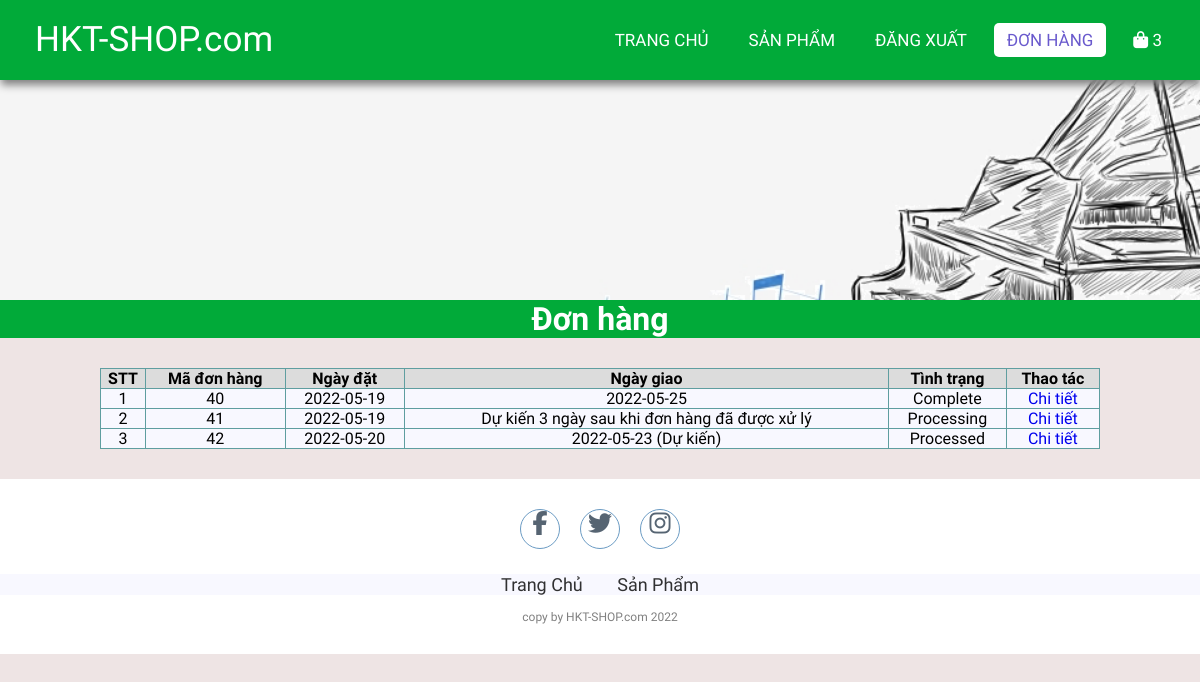
The page /order.php (signed in) on the database as committed earlier.
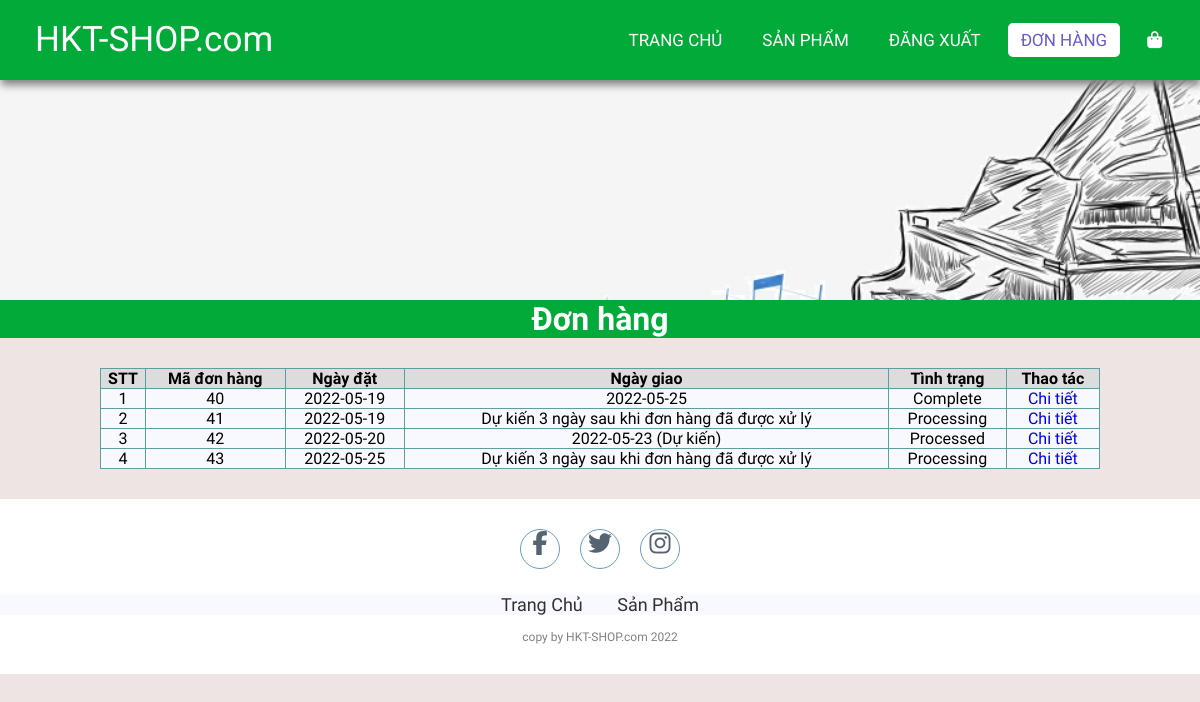
The same page on the database as committed later.
### tables this page shows
CREATE TABLE `orders` (
  `id` int(11) NOT NULL,
  `userId` int(11) NOT NULL,
  `createdDate` date NOT NULL,
  `receivedDate` date DEFAULT NULL,
  `status` varchar(20) NOT NULL
);

### lib/database.php (called while the page is built, shortened)
<?php
class Database extends PDO
{
  public $host   = DB_HOST;
  public $user   = DB_USER;
  public $pass   = DB_PASS;
  public $dbname = DB_NAME;
  public $link;
  private function connectDB()
  {
    $this->link = new mysqli(
      $this->host,
      $this->user,
      $this->pass,
      $this->dbname
    );
  }
  public function select($query)
  {
    $result = $this->link->query($query);
    if ($result->num_rows > 0) {
      return $result;
    } else {
      return false;
    }
  }
}

### lib/session.php (called while the page is built, shortened)
<?php
class Session
{
   public static function get($key)
   {
      if (isset($_SESSION[$key])) {
         return $_SESSION[$key];
      } else {
         return false;
      }
   }
}

### classes/cart.php (called while the page is built, shortened)
<?php
$filepath = realpath(dirname(__FILE__));
include_once($filepath . '/../lib/database.php');
include_once($filepath . '/../lib/session.php');
?>
<?php
class cart
{
    private $db;
    public function __construct()
    {
        $this->db = new Database();
    }
    public function getTotalQtyByUserId()
    {
        $userId = Session::get('userId');
        $query = "SELECT SUM(qty) as total FROM cart WHERE userId = '$userId' ";
        $mysqli_result = $this->db->select($query);
        if ($mysqli_result) {
            $result = mysqli_fetch_all($this->db->select($query), MYSQLI_ASSOC)[0];
            return $result;
        }
        return false;
    }
}
?>

### classes/order.php (called while the page is built, shortened)
<?php
$filepath = realpath(dirname(__FILE__));
include_once($filepath . '/../lib/database.php');
include_once($filepath . '/../lib/session.php');
include_once($filepath . '/../classes/cart.php');
?>
<?php
class order
{
    private $db;
    public function __construct()
    {
        $this->db = new Database();
    }
    public function getOrderByUser()
    {
        $userId = Session::get('userId');
        $query = "SELECT * FROM orders WHERE userId = '$userId' ";
        $mysqli_result = $this->db->select($query);
        if ($mysqli_result) {
            $result = mysqli_fetch_all($this->db->select($query), MYSQLI_ASSOC);
            return $result;
        }
        return false;
    }
}
?>

### order.php (the view, shortened to what the changed rows need)
<?php
include_once 'lib/session.php';
include 'classes/order.php';
include_once 'classes/cart.php';
$cart = new cart();
$totalQty = $cart->getTotalQtyByUserId();
$order = new order();
$result = $order->getOrderByUser();
?>
<!DOCTYPE html>
<html lang="en">
<head>
    <link rel="stylesheet" href="./css/style.css">
    <link rel="stylesheet" href="https://cdnjs.cloudflare.com/ajax/libs/font-awesome/5.15.4/css/all.min.css">
</head>
<body>
    <nav>
        <ul>
            <li>
                <a href="checkout.php">
                    <i class="fa fa-shopping-bag"></i>
                    <span class="sumItem">
                        <?= $totalQty['total'] ?>
                    </span>
                </a>
            </li>
        </ul>
    </nav>
    <div class="featuredProducts">
        <h1>Đơn hàng</h1>
    </div>
    <div class="container-single">
        <?php if ($result) { ?>
            <table class="order">
                <tr>
                    <th>STT</th>
                    <th>Mã đơn hàng</th>
                    <th>Ngày đặt</th>
                    <th>Ngày giao</th>
                    <th>Tình trạng</th>
                    <th>Thao tác</th>
                </tr>
                <?php $count = 1;
                foreach ($result as $key => $value) { ?>
                    <tr>
                        <td><?= $count++ ?></td>
                        <td><?= $value['id'] ?></td>
                        <td><?= $value['createdDate'] ?></td>
                        <td><?= ($value['status'] != "Processing") ? $value['receivedDate'] : "Dự kiến 3 ngày sau khi đơn hàng đã được xử lý" ?> <?=  ($value['status'] != "Complete" && $value['status'] != "Processing") ? "(Dự kiến)" : "" ?> </td>
                        <?php
                        if ($value['status'] == 'Delivering') { ?>
                            <td>
                                <a href="complete_order.php?orderId=<?= $value['id'] ?>">Đang giao (Click vào để xác nhận đã nhận)</a>
                            </td>
                            <td>
                                <a href="orderdetail.php?orderId=<?= $value['id'] ?>">Chi tiết</a>
                            </td>
                        <?php } else { ?>
                            <td>
                                <?= $value['status'] ?>
                            </td>
                            <td>
                                <a href="orderdetail.php?orderId=<?= $value['id'] ?>">Chi tiết</a>
                            </td>
                        <?php }
                        ?>
                    </tr>
                <?php } ?>
            </table>
        <?php } else { ?>
            <h3>Đơn hàng hiện đang rỗng</h3>
        <?php } ?>
    </div>
</body>
</html>

Rows that differ between the two databases and show on the page:
added orders: id "43", createdDate "2022-05-25", shows "Dự kiến 3 ngày sau khi đơn hàng đã được xử lý", status "Processing"
Other text that changed with them:
$totalQty['total']: "3" → (not shown)
